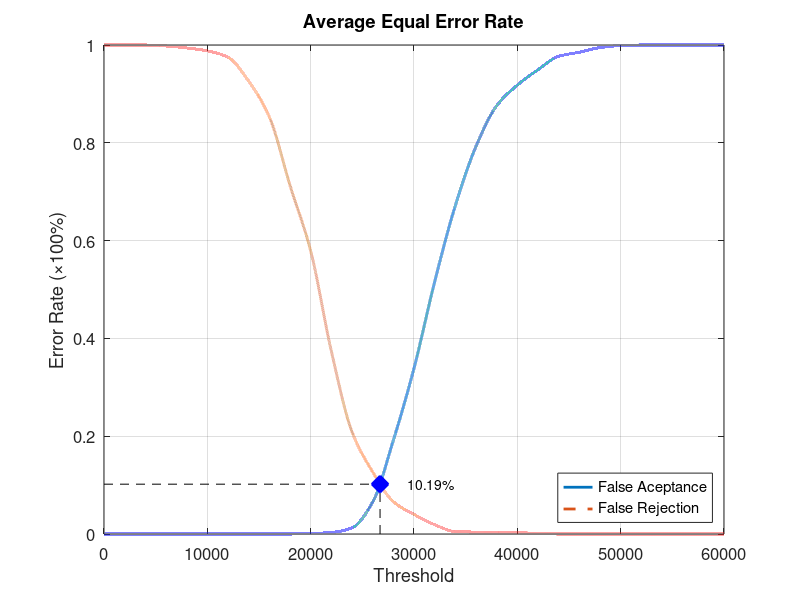
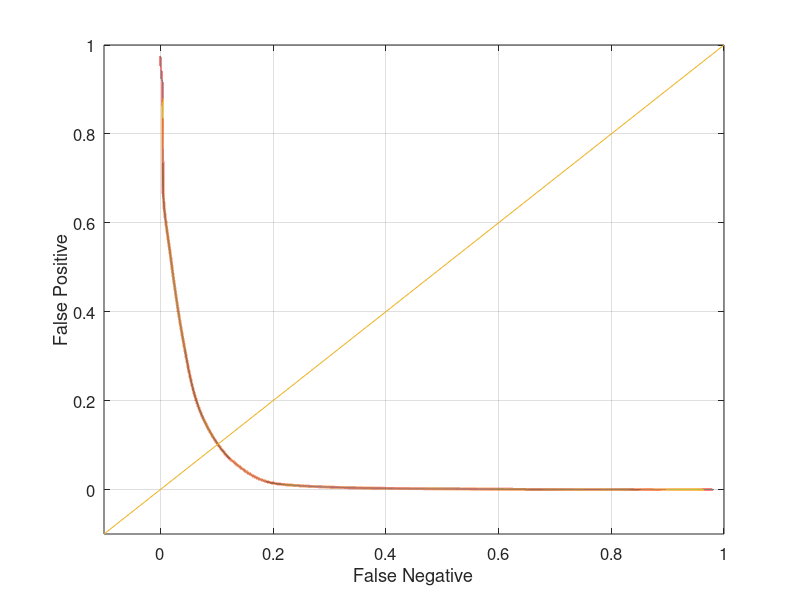

Write MATLAB code to recreate these figures, in order.
function yEER = Database4Average
close all;
clear;
clc;
x = 0:2000:60000;
xq = 0:0.5:60000;

y0 = [0 0 0 0 0 0 0 0 0 0 0.00105263 0.0031579 0.0126316 0.0652632 0.191579 0.338947 0.515789 0.671579 0.792632 0.875789 0.917895 0.949474 0.976842 0.985263 0.994737 0.998947 1 1 1 1 1];
yy0 = interp1(x, y0, xq, 'pchip');
y1 = [1 1 1 0.998 0.994 0.988 0.975 0.926 0.853 0.713 0.579 0.374 0.209 0.127 0.066 0.04 0.019 0.005 0.004 0.004 0.003 0.001 0 0 0 0 0 0 0 0 0];
yy1 = interp1(x, y1, xq, 'pchip');

% Calculating EER: 
y2 = abs(y0 - y1);
find(y2 == min(y2))
yy2 = abs(yy0 - yy1);
xEER = find(yy2 == min(yy2));
xEERIndex = xq(xEER) % X-axis EER
yEER = yy0(xEER) % Y-axis EER

main = figure
plot(xq, yy0,'-','LineWidth', 2);	hold on
plot(xq, yy1,'--','LineWidth', 2);	hold on
plot([xEERIndex xEERIndex], [0 yEER], 'k--');	hold on
plot([0 xEERIndex], [yEER yEER], 'k--');	hold on
plot(xEERIndex, yEER, 'bx', 'LineWidth', 10);	hold on
text(xEERIndex + 10 * xEERIndex / 100, yEER, [num2str(round((10000 * yEER)) / 100) '%'])
legend('False Aceptance', 'False Rejection', 'Location', 'SouthEast')
xlabel('Threshold')
ylabel('Error Rate (\times100%)')
title('Average Equal Error Rate')
set(gca, 'FontSize', 12)
axis([0 60000 0 1])
grid on

print(main, 'Database4AverageMain', '-dpng');
FNRxFPR = figure('Color', [1 1 1]);
plot(yy1, yy0, '-', yy1, yy0, 'LineWidth', 2);
hold on
y = -0.1:0.1:1
plot(y, y); 
set(gca, 'FontSize', 12)
xlabel('False Negative')
ylabel('False Positive')
axis([-0.1 1 -0.1 1])
set(gca, 'FontSize', 12)
grid on

print(FNRxFPR, 'Database4AverageFNRxFPR','-dpng');
end
